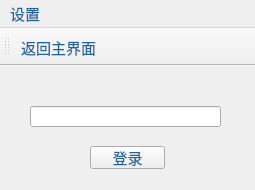
<?xml version="1.0" encoding="UTF-8"?>
<ui version="4.0">
 <class>MainWindow</class>
 <widget class="QMainWindow" name="MainWindow">
  <property name="geometry">
   <rect>
    <x>0</x>
    <y>0</y>
    <width>255</width>
    <height>190</height>
   </rect>
  </property>
  <property name="minimumSize">
   <size>
    <width>255</width>
    <height>190</height>
   </size>
  </property>
  <property name="maximumSize">
   <size>
    <width>255</width>
    <height>190</height>
   </size>
  </property>
  <property name="windowTitle">
   <string>用户登录</string>
  </property>
  <property name="windowIcon">
   <iconset>
    <normaloff>resources/ico/new_logo.ico</normaloff>resources/ico/new_logo.ico</iconset>
  </property>
  <property name="styleSheet">
   <string notr="true">*{	
	font-family:微软雅黑;
	font-size:15px;
	color: #1d649c;
}</string>
  </property>
  <widget class="QWidget" name="centralwidget">
   <widget class="QPushButton" name="pushButton">
    <property name="geometry">
     <rect>
      <x>90</x>
      <y>80</y>
      <width>75</width>
      <height>23</height>
     </rect>
    </property>
    <property name="text">
     <string>登录</string>
    </property>
   </widget>
   <widget class="QLineEdit" name="lineEdit">
    <property name="geometry">
     <rect>
      <x>30</x>
      <y>40</y>
      <width>191</width>
      <height>21</height>
     </rect>
    </property>
    <property name="echoMode">
     <enum>QLineEdit::Password</enum>
    </property>
   </widget>
   <widget class="QLabel" name="label">
    <property name="geometry">
     <rect>
      <x>0</x>
      <y>0</y>
      <width>261</width>
      <height>131</height>
     </rect>
    </property>
    <property name="text">
     <string/>
    </property>
    <property name="pixmap">
     <pixmap>resources/jpeg/user_login.jpeg</pixmap>
    </property>
    <property name="scaledContents">
     <bool>true</bool>
    </property>
   </widget>
   <zorder>label</zorder>
   <zorder>pushButton</zorder>
   <zorder>lineEdit</zorder>
  </widget>
  <widget class="QMenuBar" name="menubar">
   <property name="geometry">
    <rect>
     <x>0</x>
     <y>0</y>
     <width>255</width>
     <height>26</height>
    </rect>
   </property>
   <widget class="QMenu" name="menu">
    <property name="title">
     <string>设置</string>
    </property>
    <addaction name="action_1"/>
   </widget>
   <addaction name="menu"/>
  </widget>
  <widget class="QToolBar" name="toolBar">
   <property name="windowTitle">
    <string>toolBar</string>
   </property>
   <attribute name="toolBarArea">
    <enum>TopToolBarArea</enum>
   </attribute>
   <attribute name="toolBarBreak">
    <bool>false</bool>
   </attribute>
   <addaction name="action_1"/>
  </widget>
  <action name="action_1">
   <property name="icon">
    <iconset>
     <normaloff>resources/jpeg/sign_out.jpeg</normaloff>resources/jpeg/sign_out.jpeg</iconset>
   </property>
   <property name="text">
    <string>返回主界面</string>
   </property>
   <property name="toolTip">
    <string>返回主界面</string>
   </property>
  </action>
 </widget>
 <resources/>
 <connections/>
</ui>
